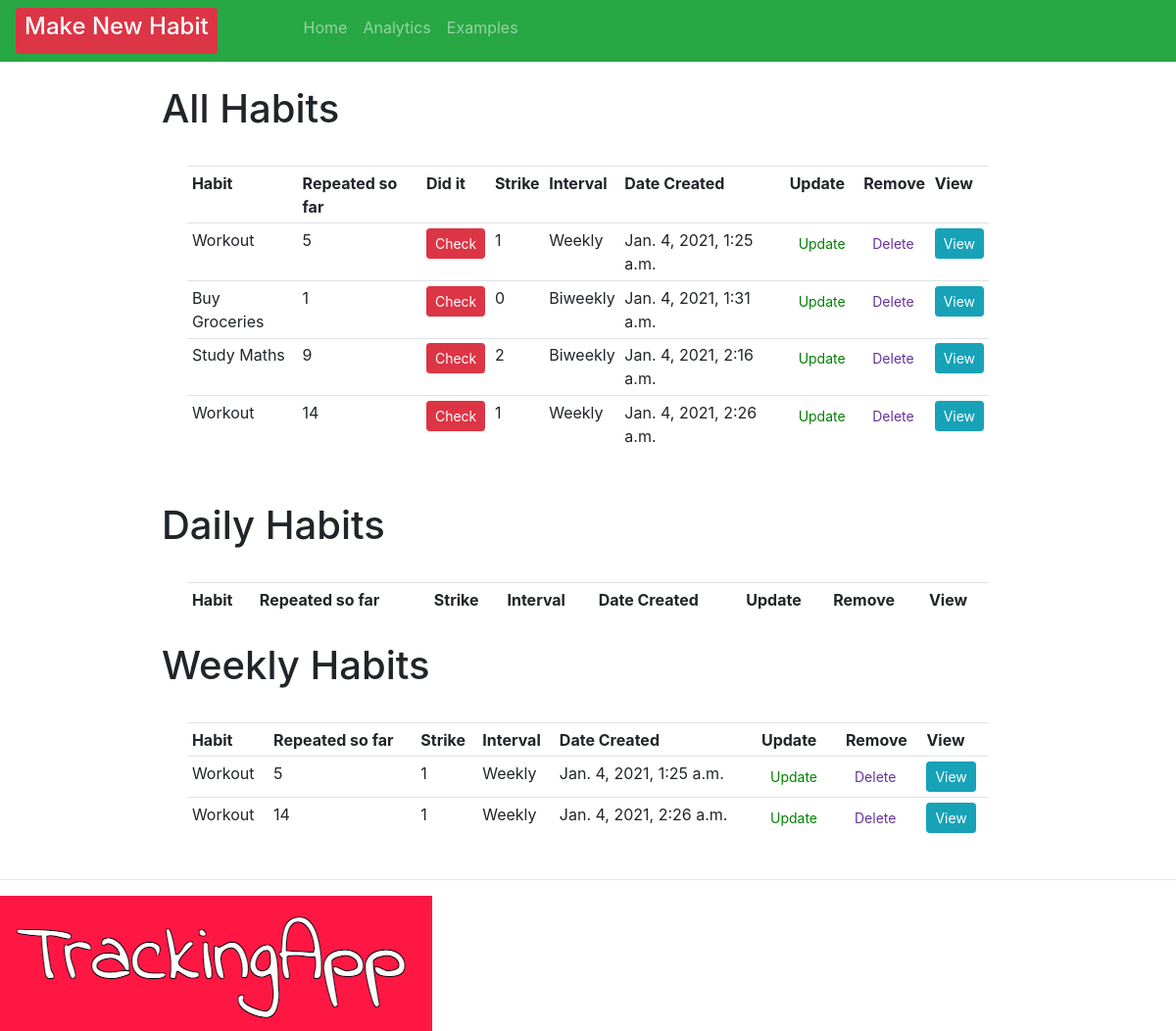
The app's page /, older data.
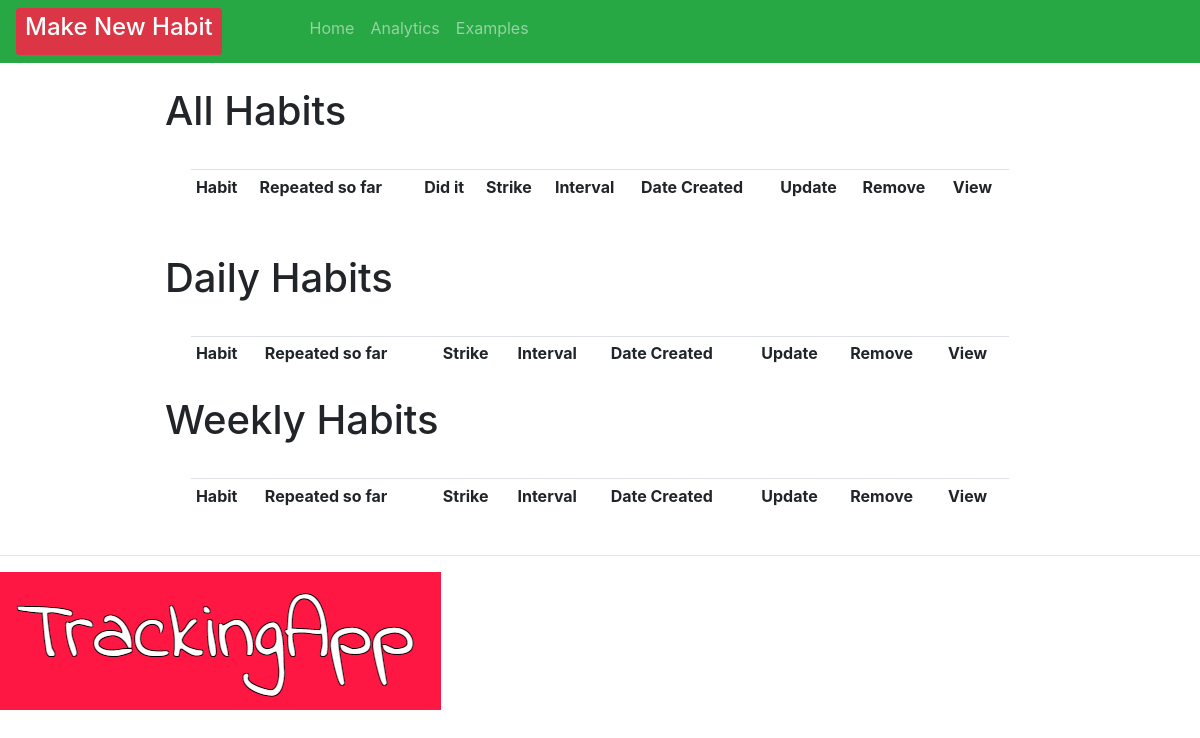
The same page, newer data.
### crm/models.py (models this page shows)
class Order(models.Model):
    INTERVAL = (
            ('Daily', 'Daily'),
            ('Weekly', 'Weekly' ),
                      )
    HABIT = (
        ('Call Mum', 'Call Mum'),
        ('Workout', 'Workout'),
        ('Buy Groceries', 'Buy Groceries'),
        ('Study Maths', 'Study Maths'),
        ('Meditate', 'Meditate'),
    )
    habit = models.CharField(max_length=200, null=True, blank=True)
    predefinedHabit = models.CharField(max_length=200, null=True, choices=HABIT, blank=True)
    interval = models.CharField(max_length=400, null=True, choices=INTERVAL)
    checked = models.IntegerField(blank=True, default=0, null=True)
    strike = models.IntegerField(blank=True, default=0, null=True)
    created = models.DateTimeField(auto_now=True, auto_now_add=False, editable=False, null=True, blank=True)
    strikeList = models.ManyToManyField(Count)
    checkedList = models.ManyToManyField(Repeats)
    timeStamp = models.DateField(auto_now_add=True,  auto_now=False, blank=True)
    date_created = models.DateTimeField(auto_now=True, null=True, editable=False, blank=True)

### crm/views.py (the view)
# urls.py: path('', views.home, name="home" ),
def home(request):
    orders = Order.objects.all()
    count = Count.objects.all()
    total_orders = orders.count()
    dailyFilter = Order.objects.filter(interval="Daily")
    weeklyFilter = Order.objects.filter(interval="Weekly")
    context = {'orders': orders, 'total_orders': total_orders, 'dailyFilter': dailyFilter, 'weeklyFilter':weeklyFilter}
    return render(request, 'habit/dashboard.html', context)

### crm/templates/habit/dashboard.html (shortened to what this page needs)
{% extends 'habit/main.html' %}
{% block content %}
<br>
<div class="row" style="padding-left: 15%; padding-right: 15%;">
    <table style="margin: 3%" class="table table-sm">
        <h1> All Habits </h1>
        <tr>
            <th>Habit</th>
            <th>Repeated so far</th>
            <th>Did it</th>
            <th>Strike</th>
            <th>Interval</th>
            <th>Date Created</th>
            <th>Update</th>
            <th>Remove</th>
            <th>View</th>
        </tr>
        {% for order in orders %}
        <tr>
            {% if order.predefinedHabit != null and order.habit == null%} <td>
                {{ order.predefinedHabit }}
            </td> {% endif %}
            <td>
                {{order.checked}}
            </td>
            <td>
                <form action="{% url 'check_habit' order.id %}" method="POST">
                    <button type="submit" , name="post_id" , value="{{order.id}}" ,
                        class="btn btn-sm btn-danger">Check</button>
                </form>
            </td>
            <td>
                {{order.strike}}
            </td>
            <td>{{order.interval}}</td>
            <td>{{order.created}}</td>
            <td><a class="btn btn-sm" style="color: green;" href="{% url 'update_habit' order.id %}">Update</a></td>
            <td><a class="btn btn-sm" style="color: rebeccapurple;" href="{% url 'delete' order.id %}">Delete</a></td>
            <td><a class="btn btn-sm btn-info" href="{% url 'habit' order.id %}">View</a></td>
        </tr>
        {% endfor %}
    </table>
</div>
<br>
<div class="row" style="padding-left: 15%; padding-right: 15%;">
    <table style="margin: 3%" class="table table-sm">
        <h1> Daily Habits </h1>
        <tr>
            <th>Habit</th>
            <th>Repeated so far</th>
            <th>Strike</th>
            <th>Interval</th>
            <th>Date Created</th>
            <th>Update</th>
            <th>Remove</th>
            <th>View</th>
        </tr>
    </table>
</div>
<div class="row" style="padding-left: 15%; padding-right: 15%;">
    <table style="margin: 3%" class="table table-sm">
        <tr>
            <th>Habit</th>
            <th>Repeated so far</th>
            <th>Strike</th>
            <th>Interval</th>
            <th>Date Created</th>
            <th>Update</th>
            <th>Remove</th>
            <th>View</th>
        </tr>
        <h1> Weekly Habits </h1>
        {% for week in weeklyFilter %}
        <tr>
            {% if week.predefinedHabit != null and week.habit == null%} <td>
                {{ week.predefinedHabit }}
            </td> {% endif %}
            <td>
                {{week.checked}}
            </td>
            <td>
                {{week.strike}}
            </td>
            <td>{{week.interval}}</td>
            <td>{{week.created}}</td>
            <td><a class="btn btn-sm" style="color: green;" href="{% url 'update_habit' week.id %}">Update</a>
            </td>
            <td><a class="btn btn-sm" style="color: rebeccapurple;" href="{% url 'delete' week.id %}">Delete</a>
            </td>
            <td><a class="btn btn-sm btn-info" href="{% url 'habit' week.id %}">View</a></td>
        </tr>
        {% endfor %}
    </table>
</div>
{% endblock %}

### crm/templates/habit/main.html (shortened to what this page needs)
<!DOCTYPE html>
<html>
<head>
    <link rel="stylesheet" href="https://stackpath.bootstrapcdn.com/bootstrap/4.3.1/css/bootstrap.min.css"
>
</head>
<body>
    {% include 'habit/navbar.html' %}
    {% block content  %}
    {% endblock  %}
    {%load static%}
    <hr>
    <img src="{% static 'images/logo.png' %}">
</body>
</html>

### crm/templates/habit/navbar.html (shortened to what this page needs)
{%load static%}
<nav class="navbar navbar-expand-lg navbar-dark bg-success" >
    <div class="collapse navbar-collapse" id="navbarNav">
      <ul class="navbar-nav">
        <li>
          <div class="nav-item" style="margin-right:80px">
            <a class="btn btn-sm btn-block btn-danger" href="{% url 'create_habit' %}"><h4>Make New Habit</h4></a>
        </div>
        <li class="nav-item" >
          <a class="nav-link"  style="justify-content: flex-end;"  href="{% url 'home' %}">Home <span class="sr-only">(current)</span></a>
        </li>
        <li class="nav-item">
          <a class="nav-link" href="{% url 'analytics' %}">Analytics</a>
        </li>
        <li class="nav-item">
          <a class="nav-link" href="{% url 'examples' %}">Examples</a>
        </li>
                </li>
      </ul>
    </div>
  </nav>

Row changes from the older to the newer data that the page shows:
removed Order: predefinedHabit "Workout", checked "5", strike "1", interval "Weekly", created "Jan. 4, 2021, 1:25 a.m."
removed Order: predefinedHabit "Buy Groceries", checked "1", {{ order.id }} 2 (drawn), strike "0", interval "Biweekly", created "Jan. 4, 2021, 1:31 a.m.", shown under "All Habits"
removed Order: predefinedHabit "Study Maths", checked "9", {{ order.id }} 3 (drawn), strike "2", interval "Biweekly", created "Jan. 4, 2021, 2:16 a.m.", shown under "All Habits"
removed Order: predefinedHabit "Workout", checked "14", {{ order.id }} 4 (drawn), strike "1", interval "Weekly", created "Jan. 4, 2021, 2:26 a.m."
